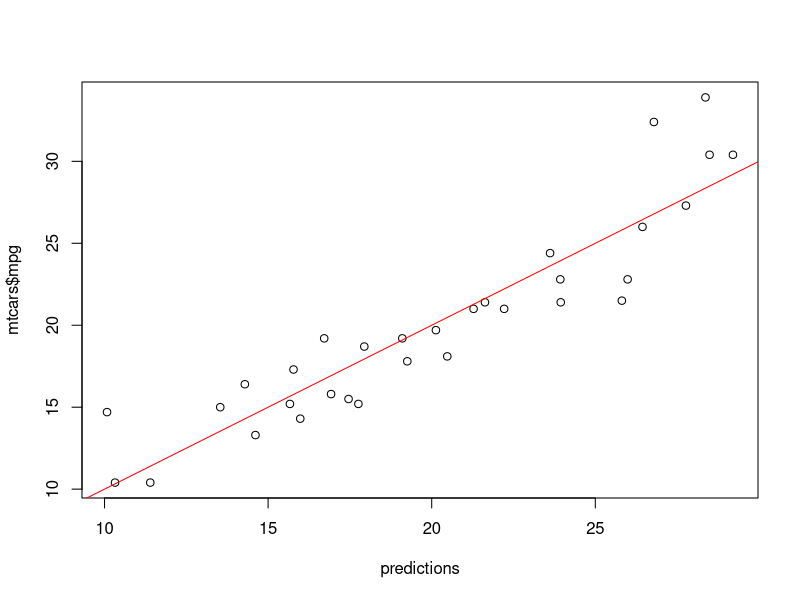

This figure's R source:
# Load the dataset
data(mtcars)

# Perform multiple linear regression
model <- lm(mpg ~ cyl + disp + hp + wt + qsec, data = mtcars)

# Summary of the regression model
summary(model)

# Predicting using the regression model
predictions <- predict(model, newdata = mtcars)

# Visualizing the results
plot(predictions, mtcars$mpg)
abline(lm(mtcars$mpg ~ predictions), col = "red")

# Evaluating the model
rmse <- sqrt(mean((predictions - mtcars$mpg)^2))
print(paste("Root Mean Squared Error (RMSE):", rmse))
